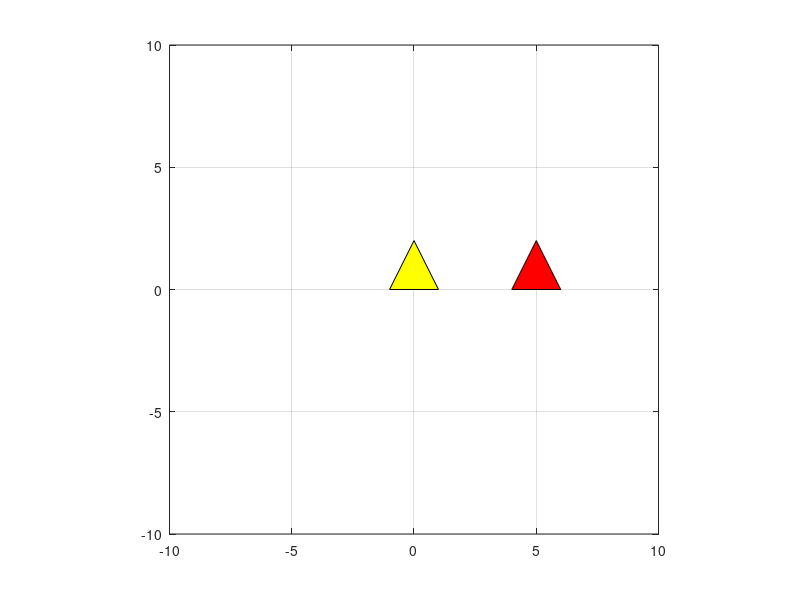

Here is the MATLAB script that generated this plot: (Note: this script raises an error after producing the figure.)
clearvars;
close all;
clc;


%% Ex 1 ------------------------------------------------------------------- 
% Triangle creation and translation

P1 = [-1 0]';
P2 = [1 0]';
P3 = [0 2]';

A1 = [P1 P2 P3];

fill(A1(1,:), A1(2,:), 'y');

axis([-10 10 -10 10]);

axis square
grid on

hold on % To draw on top of the existing figure. 
% If not, MatLab deletes previous figure and creates a new one

v = [5 0]';

A2 = A1 + v;

fill(A2(1,:), A2(2,:), 'r');


%% Ex 2 -------------------------------------------------------------------

A3 = rot(deg2rad(50))*A2;

h = fill(A3(1,:), A3(2,:), 'b');

N = 50;

for r = linspace(60, 350, N)

    An = rot(deg2rad(r))*A2;
    %fill(An(1,:), An(2,:), );
    h.Vertices = An';
    pause(0.01)    
end

%% Ex 3 -------------------------------------------------------------------
clearvars
close all
clc

P1 = [-1 0 1]';
P2 = [1 0 1]';
P3 = [0 2 1]';

A1 = [P1 P2 P3];

h = fill(A1(1,:), A1(2,:), 'r');
hold on
axis([-10 10 -10 10]);

axis square
grid on

N = 50;


for n = linspace(0, 1, N)
    
    t1 = transGeom(3*n, 4*n, 0);
    An = t1*A1;
    h.Vertices = An';
    h.FaceColor=[round(rand(1)) round(rand(1)) round(rand(1))];
    pause(0.05)
end

for n = linspace(0, 1, N)
    
    t2 = transGeom(0, 0, deg2rad(80*n));
    An2 = t2*An;
    h.Vertices = An2';
    h.FaceColor=[round(rand(1)) round(rand(1)) round(rand(1))];
    pause(0.05)    
end

for n = linspace(0, 1, N)
    
    t3 = transGeom(2*n, -5*n, 0);
    An3 = t3*An2;
    h.Vertices = An3';
    h.FaceColor=[round(rand(1)) round(rand(1)) round(rand(1))];
    pause(0.05)    
end

%% Ex 4a ------------------------------------------------------------------
clearvars
close all
clc

P1 = [0 -1/2 1]';
P2 = [2 0 1]';
P3 = [0 1/2 1]';

A1 = [P1 P2 P3];

h = fill(A1(1,:), A1(2,:), 'r');
hold on
axis([-10 10 -10 10]);

axis square
grid on

M = [ 0     0      deg2rad(154)
      -4    2      deg2rad(180)
      -6    0      deg2rad(270) ];
N = 50;

AnimateSimple2D(h, A1, M, N)

%% Ex 5 ---------------------------------------------
clearvars
close all
clc

P1 = [0 -1/2 1]';
P2 = [2 0 1]';
P3 = [0 1/2 1]';

A1 = [P1 P2 P3];

h = fill(A1(1,:), A1(2,:), 'r');
hold on
axis([-10 10 -10 10]);
axis square
grid on

M = [ 0     0      deg2rad(135)
     -4     2      deg2rad(180)
     -6     0      deg2rad(270)
     -4    -2      deg2rad(360)
      0     0      deg2rad(405)
      4     2      deg2rad(360)
      6     0      deg2rad(270)
      4    -2      deg2rad(180)
      0     0      deg2rad(135)];
N = 50;

AnimateSimple2D(h, A1, M, N)